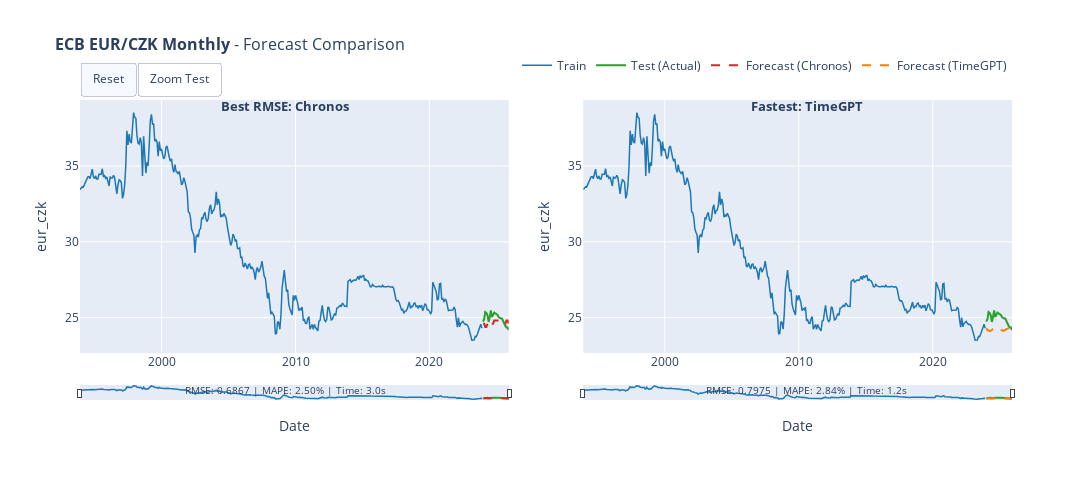

Notebook source saved alongside this figure:
### Code cell
# 10. Interactive Visualization (Plotly)

def create_interactive_forecast_plot(train_series, test_series, predictions_dict, dataset_name, target_column=None):
    """Create interactive forecast comparison plot."""
    n_plots = len([k for k in ['best_rmse', 'fastest'] if predictions_dict.get(k)])
    if n_plots == 0:
        print("No predictions to display.")
        return None
    
    same_model = predictions_dict.get('best_rmse', {}).get('model') == predictions_dict.get('fastest', {}).get('model')
    if same_model:
        n_plots = 1
    
    # Create subplot titles with model names
    best_model = predictions_dict.get('best_rmse', {}).get('model', '')
    fast_model = predictions_dict.get('fastest', {}).get('model', '')
    
    subplot_titles = []
    if 'best_rmse' in predictions_dict:
        subplot_titles.append(f"<b>🏆 Best RMSE:</b> {best_model}")
    if not same_model and 'fastest' in predictions_dict:
        subplot_titles.append(f"<b>⚡ Fastest:</b> {fast_model}")
    
    fig = make_subplots(rows=1, cols=n_plots,
        horizontal_spacing=0.08)
    
    colors = {'train': '#1f77b4', 'test': '#2ca02c', 'pred1': '#d62728', 'pred2': '#ff7f0e'}
    
    def add_traces(pred_key, col, show_legend=True, show_forecast_legend_only=False):
        if pred_key not in predictions_dict:
            return
        pred_info = predictions_dict[pred_key]
        pred = pred_info['prediction']
        
        fig.add_trace(go.Scatter(x=train_series.time_index, y=train_series.values().flatten(),
            mode='lines', name='Train', line=dict(color=colors['train'], width=1.5),
            showlegend=show_legend and not show_forecast_legend_only, hovertemplate='<b>Train</b><br>Date: %{x}<br>Value: %{y:.4f}<extra></extra>'), row=1, col=col)
        
        fig.add_trace(go.Scatter(x=test_series.time_index, y=test_series.values().flatten(),
            mode='lines', name='Test (Actual)', line=dict(color=colors['test'], width=2),
            showlegend=show_legend and not show_forecast_legend_only, hovertemplate='<b>Actual</b><br>Date: %{x}<br>Value: %{y:.4f}<extra></extra>'), row=1, col=col)
        
        pred_color = colors['pred1'] if col == 1 else colors['pred2']
        fig.add_trace(go.Scatter(x=pred.time_index, y=pred.values().flatten(),
            mode='lines', name=f'Forecast ({pred_info["model"]})', line=dict(color=pred_color, width=2, dash='dash'),
            showlegend=show_legend, hovertemplate=f'<b>{pred_info["model"]}</b><br>Date: %{{x}}<br>Pred: %{{y:.4f}}<extra></extra>'), row=1, col=col)
    
    if 'best_rmse' in predictions_dict:
        add_traces('best_rmse', 1, show_legend=True)
    if not same_model and 'fastest' in predictions_dict:
        add_traces('fastest', 2, show_legend=True, show_forecast_legend_only=True)  # Only show forecast legend
    
    fig.update_layout(
        title=dict(text=f'<b>{dataset_name}</b> - Forecast Comparison', font=dict(size=16)),
        width=1700, height=500, hovermode='x unified',
        legend=dict(orientation='h', yanchor='bottom', y=1.08, xanchor='right', x=1),
        xaxis=dict(rangeslider=dict(visible=True, thickness=0.05), type='date', title='Date'),
        yaxis=dict(title=target_column if target_column else 'Value'))
    
    if n_plots == 2:
        fig.update_xaxes(rangeslider=dict(visible=True, thickness=0.05), type='date', title='Date', row=1, col=2)
        fig.update_yaxes(title=target_column if target_column else 'Value', row=1, col=2)
    
    annotations = []
    # Add subplot titles as annotations (more visible than subplot_titles)
    if 'best_rmse' in predictions_dict:
        info = predictions_dict['best_rmse']
        # Title above left graph
        annotations.append(dict(x=0.22 if n_plots == 2 else 0.5, y=1.02, xref='paper', yref='paper',
            text=f"<b>Best RMSE: {info['model']}</b>", showarrow=False, font=dict(size=13), xanchor='center'))
        # Metrics below left graph
        annotations.append(dict(x=0.22 if n_plots == 2 else 0.5, y=-0.18, xref='paper', yref='paper',
            text=f"RMSE: {info['rmse']:.4f} | MAPE: {info['mape']:.2f}% | Time: {info['tuning_time']:.1f}s", showarrow=False, font=dict(size=10), xanchor='center'))
    if not same_model and 'fastest' in predictions_dict:
        info = predictions_dict['fastest']
        # Title above right graph
        annotations.append(dict(x=0.78, y=1.02, xref='paper', yref='paper',
            text=f"<b>Fastest: {info['model']}</b>", showarrow=False, font=dict(size=13), xanchor='center'))
        # Metrics below right graph
        annotations.append(dict(x=0.78, y=-0.18, xref='paper', yref='paper',
            text=f"RMSE: {info['rmse']:.4f} | MAPE: {info['mape']:.2f}% | Time: {info['tuning_time']:.1f}s", showarrow=False, font=dict(size=10), xanchor='center'))
    
    fig.update_layout(annotations=annotations, margin=dict(b=100),
        updatemenus=[dict(type="buttons", direction="left", x=0.0, xanchor="left", y=1.15, yanchor="top",
            buttons=[dict(args=[{"xaxis.autorange": True, "xaxis2.autorange": True}], label="Reset", method="relayout"),
                     dict(args=[{"xaxis.range": [test_series.start_time(), test_series.end_time()],
                                "xaxis2.range": [test_series.start_time(), test_series.end_time()]}], 
                          label="Zoom Test", method="relayout")])])
    return fig

if 'final_predictions' in dir() and final_predictions:
    fig = create_interactive_forecast_plot(train, test, final_predictions, DATASET_CONFIG['name'], 
                                           target_column=DATASET_CONFIG['target_column'])
    if fig:
        fig.show()

### Figure 1 — Plotly figure (JSON) as saved in the notebook; plotly's stock layout.template omitted (floating-point values rounded to 4 significant figures; data arrays with more than 128 entries replaced by an {"elided": "..."} marker saying what was removed)
{"data": [{"hovertemplate": "<b>Train</b><br>Date: %{x}<br>Value: %{y:.4f}<extra></extra>", "line": {"color": "#1f77b4", "width": 1.5}, "mode": "lines", "name": "Train", "showlegend": true, "type": "scatter", "x": {"elided": "361 str values"}, "xaxis": "x", "y": {"elided": "361 float values"}, "yaxis": "y"}, {"hovertemplate": "<b>Actual</b><br>Date: %{x}<br>Value: %{y:.4f}<extra></extra>", "line": {"color": "#2ca02c", "width": 2}, "mode": "lines", "name": "Test (Actual)", "showlegend": true, "type": "scatter", "x": ["2024-01-01T00:00:00.000000000", "2024-02-01T00:00:00.000000000", "2024-03-01T00:00:00.000000000", "2024-04-01T00:00:00.000000000", "2024-05-01T00:00:00.000000000", "2024-06-01T00:00:00.000000000", "2024-07-01T00:00:00.000000000", "2024-08-01T00:00:00.000000000", "2024-09-01T00:00:00.000000000", "2024-10-01T00:00:00.000000000", "2024-11-01T00:00:00.000000000", "2024-12-01T00:00:00.000000000", "2025-01-01T00:00:00.000000000", "2025-02-01T00:00:00.000000000", "2025-03-01T00:00:00.000000000", "2025-04-01T00:00:00.000000000", "2025-05-01T00:00:00.000000000", "2025-06-01T00:00:00.000000000", "2025-07-01T00:00:00.000000000", "2025-08-01T00:00:00.000000000", "2025-09-01T00:00:00.000000000", "2025-10-01T00:00:00.000000000", "2025-11-01T00:00:00.000000000", "2025-12-01T00:00:00.000000000"], "xaxis": "x", "y": [24.73, 24.89, 25.36, 25.31, 25.15, 24.7, 25.03, 25.46, 25.03, 25.18, 25.33, 25.26, 25.18, 25.17, 25.02, 24.97, 24.93, 24.93, 24.75, 24.57, 24.44, 24.34, 24.33, 24.17], "yaxis": "y"}, {"hovertemplate": "<b>Chronos</b><br>Date: %{x}<br>Pred: %{y:.4f}<extra></extra>", "line": {"color": "#d62728", "dash": "dash", "width": 2}, "mode": "lines", "name": "Forecast (Chronos)", "showlegend": true, "type": "scatter", "x": ["2024-01-01T00:00:00.000000000", "2024-02-01T00:00:00.000000000", "2024-03-01T00:00:00.000000000", "2024-04-01T00:00:00.000000000", "2024-05-01T00:00:00.000000000", "2024-06-01T00:00:00.000000000", "2024-07-01T00:00:00.000000000", "2024-08-01T00:00:00.000000000", "2024-09-01T00:00:00.000000000", "2024-10-01T00:00:00.000000000", "2024-11-01T00:00:00.000000000", "2024-12-01T00:00:00.000000000", "2025-01-01T00:00:00.000000000", "2025-02-01T00:00:00.000000000", "2025-03-01T00:00:00.000000000", "2025-04-01T00:00:00.000000000", "2025-05-01T00:00:00.000000000", "2025-06-01T00:00:00.000000000", "2025-07-01T00:00:00.000000000", "2025-08-01T00:00:00.000000000", "2025-09-01T00:00:00.000000000", "2025-10-01T00:00:00.000000000", "2025-11-01T00:00:00.000000000", "2025-12-01T00:00:00.000000000"], "xaxis": "x", "y": [24.59, 24.59, 24.38, 24.38, 24.59, 24.38, 24.59, 24.59, 24.59, 24.59, 24.81, 24.81, 24.81, 24.81, 24.81, 24.81, 24.81, 24.81, 24.59, 24.59, 24.59, 24.81, 24.81, 24.59], "yaxis": "y"}, {"hovertemplate": "<b>Train</b><br>Date: %{x}<br>Value: %{y:.4f}<extra></extra>", "line": {"color": "#1f77b4", "width": 1.5}, "mode": "lines", "name": "Train", "showlegend": false, "type": "scatter", "x": {"elided": "361 str values"}, "xaxis": "x2", "y": {"elided": "361 float values"}, "yaxis": "y2"}, {"hovertemplate": "<b>Actual</b><br>Date: %{x}<br>Value: %{y:.4f}<extra></extra>", "line": {"color": "#2ca02c", "width": 2}, "mode": "lines", "name": "Test (Actual)", "showlegend": false, "type": "scatter", "x": ["2024-01-01T00:00:00.000000000", "2024-02-01T00:00:00.000000000", "2024-03-01T00:00:00.000000000", "2024-04-01T00:00:00.000000000", "2024-05-01T00:00:00.000000000", "2024-06-01T00:00:00.000000000", "2024-07-01T00:00:00.000000000", "2024-08-01T00:00:00.000000000", "2024-09-01T00:00:00.000000000", "2024-10-01T00:00:00.000000000", "2024-11-01T00:00:00.000000000", "2024-12-01T00:00:00.000000000", "2025-01-01T00:00:00.000000000", "2025-02-01T00:00:00.000000000", "2025-03-01T00:00:00.000000000", "2025-04-01T00:00:00.000000000", "2025-05-01T00:00:00.000000000", "2025-06-01T00:00:00.000000000", "2025-07-01T00:00:00.000000000", "2025-08-01T00:00:00.000000000", "2025-09-01T00:00:00.000000000", "2025-10-01T00:00:00.000000000", "2025-11-01T00:00:00.000000000", "2025-12-01T00:00:00.000000000"], "xaxis": "x2", "y": [24.73, 24.89, 25.36, 25.31, 25.15, 24.7, 25.03, 25.46, 25.03, 25.18, 25.33, 25.26, 25.18, 25.17, 25.02, 24.97, 24.93, 24.93, 24.75, 24.57, 24.44, 24.34, 24.33, 24.17], "yaxis": "y2"}, {"hovertemplate": "<b>TimeGPT</b><br>Date: %{x}<br>Pred: %{y:.4f}<extra></extra>", "line": {"color": "#ff7f0e", "dash": "dash", "width": 2}, "mode": "lines", "name": "Forecast (TimeGPT)", "showlegend": true, "type": "scatter", "x": ["2024-01-01T00:00:00.000000000", "2024-02-01T00:00:00.000000000", "2024-03-01T00:00:00.000000000", "2024-04-01T00:00:00.000000000", "2024-05-01T00:00:00.000000000", "2024-06-01T00:00:00.000000000", "2024-07-01T00:00:00.000000000", "2024-08-01T00:00:00.000000000", "2024-09-01T00:00:00.000000000", "2024-10-01T00:00:00.000000000", "2024-11-01T00:00:00.000000000", "2024-12-01T00:00:00.000000000", "2025-01-01T00:00:00.000000000", "2025-02-01T00:00:00.000000000", "2025-03-01T00:00:00.000000000", "2025-04-01T00:00:00.000000000", "2025-05-01T00:00:00.000000000", "2025-06-01T00:00:00.000000000", "2025-07-01T00:00:00.000000000", "2025-08-01T00:00:00.000000000", "2025-09-01T00:00:00.000000000", "2025-10-01T00:00:00.000000000", "2025-11-01T00:00:00.000000000", "2025-12-01T00:00:00.000000000"], "xaxis": "x2", "y": [24.28, 24.15, 24.16, 24.09, 24.11, 24.21, 24.24, 24.26, 24.27, 24.3, 24.32, 24.24, 24.28, 24.19, 24.14, 24.12, 24.14, 24.22, 24.23, 24.26, 24.29, 24.32, 24.37, 24.32], "yaxis": "y2"}], "layout": {"annotations": [{"font": {"size": 13}, "showarrow": false, "text": "<b>Best RMSE: Chronos</b>", "x": 0.22, "xanchor": "center", "xref": "paper", "y": 1.02, "yref": "paper"}, {"font": {"size": 10}, "showarrow": false, "text": "RMSE: 0.6867 | MAPE: 2.50% | Time: 3.0s", "x": 0.22, "xanchor": "center", "xref": "paper", "y": -0.18, "yref": "paper"}, {"font": {"size": 13}, "showarrow": false, "text": "<b>Fastest: TimeGPT</b>", "x": 0.78, "xanchor": "center", "xref": "paper", "y": 1.02, "yref": "paper"}, {"font": {"size": 10}, "showarrow": false, "text": "RMSE: 0.7975 | MAPE: 2.84% | Time: 1.2s", "x": 0.78, "xanchor": "center", "xref": "paper", "y": -0.18, "yref": "paper"}], "height": 500, "hovermode": "x unified", "legend": {"orientation": "h", "x": 1, "xanchor": "right", "y": 1.08, "yanchor": "bottom"}, "margin": {"b": 100}, "title": {"font": {"size": 16}, "text": "<b>ECB EUR/CZK Monthly</b> - Forecast Comparison"}, "updatemenus": [{"buttons": [{"args": [{"xaxis.autorange": true, "xaxis2.autorange": true}], "label": "Reset", "method": "relayout"}, {"args": [{"xaxis.range": ["2024-01-01T00:00:00", "2025-12-01T00:00:00"], "xaxis2.range": ["2024-01-01T00:00:00", "2025-12-01T00:00:00"]}], "label": "Zoom Test", "method": "relayout"}], "direction": "left", "type": "buttons", "x": 0, "xanchor": "left", "y": 1.15, "yanchor": "top"}], "width": 1700, "xaxis": {"anchor": "y", "domain": [0, 0.46], "rangeslider": {"thickness": 0.05, "visible": true}, "title": {"text": "Date"}, "type": "date"}, "xaxis2": {"anchor": "y2", "domain": [0.54, 1], "rangeslider": {"thickness": 0.05, "visible": true}, "title": {"text": "Date"}, "type": "date"}, "yaxis": {"anchor": "x", "domain": [0, 1], "title": {"text": "eur_czk"}}, "yaxis2": {"anchor": "x2", "domain": [0, 1], "title": {"text": "eur_czk"}}}}
